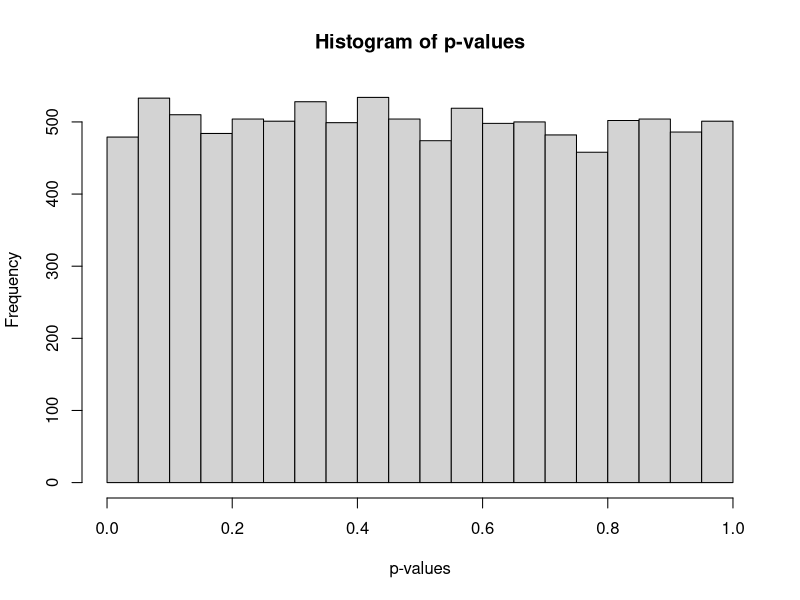

This figure's R source:
pval <- vector(mode = "numeric", length = 0)

for(i in 1:10000){
  a <- rnorm(100, mean = 0, sd = 1)
  pval[i] <- t.test(a)$p.value  
}
hist(pval, xlab = "p-values", main = "Histogram of p-values")